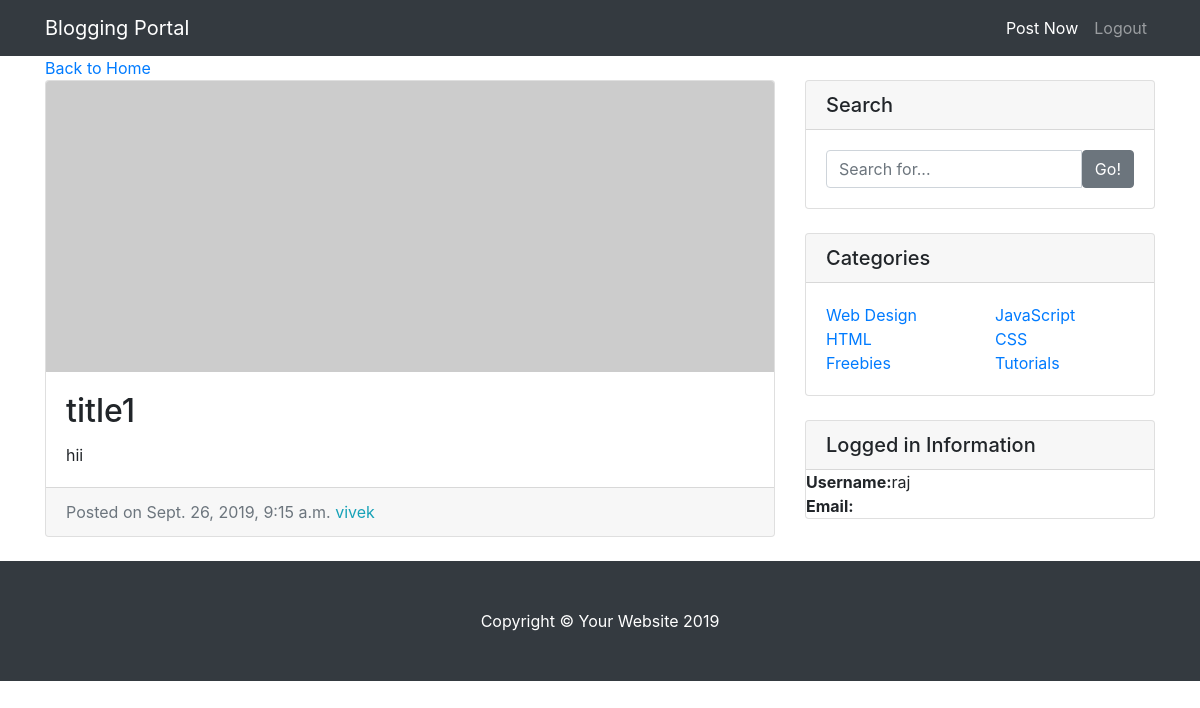
Page /entry/1/ (signed in) on the committed database.
### entries/models.py (models this page shows, shortened)
class Entry(models.Model):
    entry_title = models.CharField(max_length=50)
    entry_text = models.TextField()
    entry_date = models.DateTimeField(auto_now_add=True)
    entry_author = models.ForeignKey(User, on_delete=models.CASCADE)
    class Meta:
        verbose_name_plural = "entries"

### entries/views.py (the view)
# urls.py: path('entry/<int:pk>/', EntryView.as_view(), name="entry-detail"),
class EntryView(LoginRequiredMixin, DetailView):
    model = Entry
    template_name = 'entries/entry_detail.html'

### entries/templates/entries/entry_detail.html
{% extends "entries/base.html" %}
{% block content %}
<div class="col-md-8">
    <a href="{% url 'blog-home' %}">Back to Home</a>
    <div class="card mb-4">
        <img class="card-img-top" src="http://placehold.it/750x300" alt="Card image cap">
        <div class="card-body">
            <h2 class="card-title">{{ object.entry_title }}</h2>
            <p class="card-text">{{ object.entry_text }}</p>
        </div>
        <div class="card-footer text-muted">
            Posted on {{ object.entry_date }}
            <span class="text-info mr-2">{{ object.entry_author }}</span>
        </div>
    </div>
</div>
{% endblock %}

### entries/templates/entries/base.html (shortened to what this page needs)
{% load static %}
<!DOCTYPE html>
<html lang="en">
<head>
  <link href="{% static 'entries/vendor/bootstrap/css/bootstrap.min.css' %}" rel="stylesheet">
  <link href="{% static 'entries/css/blog-home.css' %}" rel="stylesheet">
</head>
<body>
  <nav class="navbar navbar-expand-lg navbar-dark bg-dark fixed-top">
    <div class="container">
      <a class="navbar-brand" href="{% url 'blog-home' %}">Blogging Portal</a>
      <div class="collapse navbar-collapse" id="navbarResponsive">
        <ul class="navbar-nav ml-auto">
          <li class="nav-item active">
            <a class="nav-link" href="{% url 'create_entry' %}">Post Now
            </a>
          </li>
          <li class="nav-item">
            <a class="nav-link" href="{% url 'logout' %}">Logout</a>
          </li>
        </ul>
      </div>
    </div>
  </nav>
  <div class="container">
    <div class="row">
      {% block content %}{% endblock %}
      <div class="col-md-4">
        <div class="card my-4">
          <h5 class="card-header">Search</h5>
          <div class="card-body">
            <div class="input-group">
              <input type="text" class="form-control" placeholder="Search for...">
              <span class="input-group-btn">
                <button class="btn btn-secondary" type="button">Go!</button>
              </span>
            </div>
          </div>
        </div>
        <div class="card my-4">
          <h5 class="card-header">Categories</h5>
          <div class="card-body">
            <div class="row">
              <div class="col-lg-6">
                <ul class="list-unstyled mb-0">
                  <li>
                    <a href="#">Web Design</a>
                  </li>
                  <li>
                    <a href="#">HTML</a>
                  </li>
                  <li>
                    <a href="#">Freebies</a>
                  </li>
                </ul>
              </div>
              <div class="col-lg-6">
                <ul class="list-unstyled mb-0">
                  <li>
                    <a href="#">JavaScript</a>
                  </li>
                  <li>
                    <a href="#">CSS</a>
                  </li>
                  <li>
                    <a href="#">Tutorials</a>
                  </li>
                </ul>
              </div>
            </div>
          </div>
        </div>
        <div class="card my-4">
          <h5 class="card-header">Logged in Information</h5>
          <div class="list-unstyled mb-0">
            <li>
              <a><strong>Username:</strong>{{user.username}}</a>
            </li>
            <li>
              <a><strong>Email:</strong>{{user.email}}</a>
            </li>
          </div>
        </div>
      </div>
    </div>
  </div>
  <footer class="py-5 bg-dark">
    <div class="container">
      <p class="m-0 text-center text-white">Copyright &copy; Your Website 2019</p>
    </div>
  </footer>
</body>
</html>

### entries/static/entries/css/blog-home.css (style rules this page uses)
body { padding-top: 56px; }

### rows in the picture
Entry: entry_title "title1", entry_text "hii", entry_date "Sept. 26, 2019, 9:15 a.m.", entry_author "vivek"

### other values in the picture
{{ user.username }} "raj"
